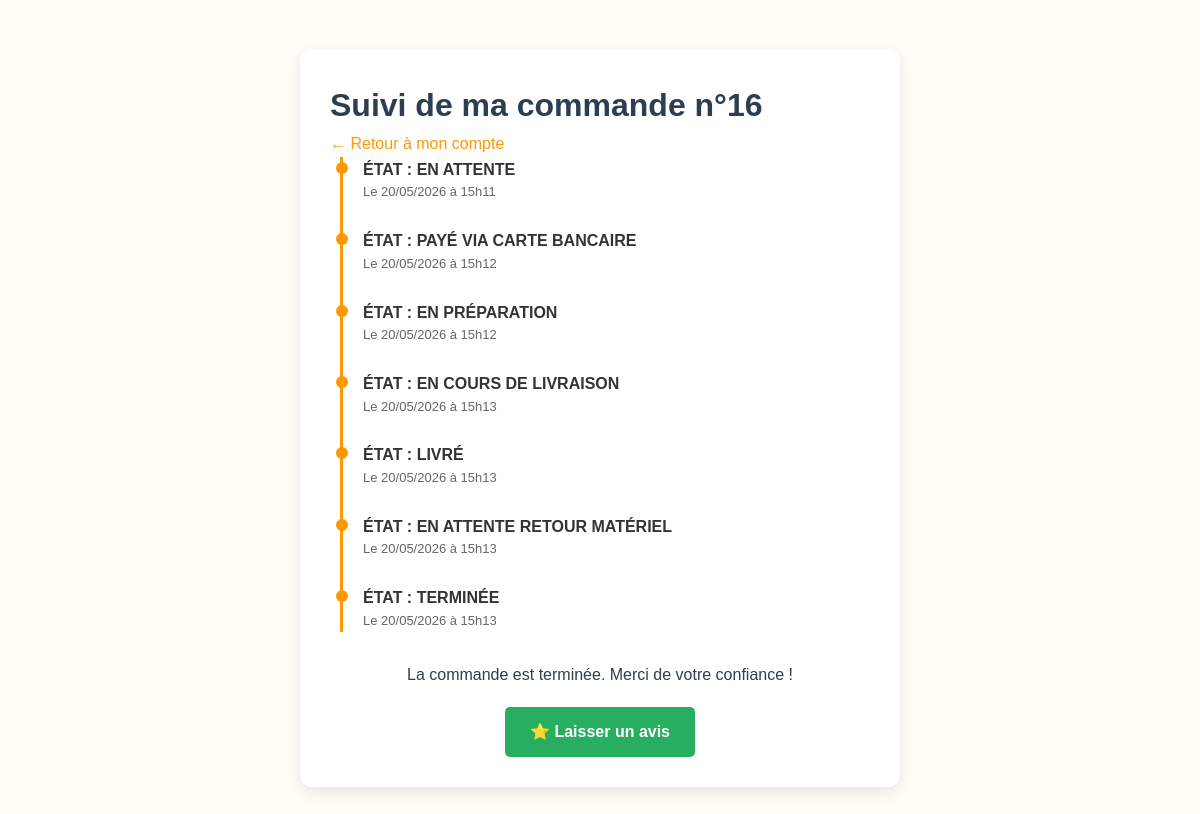
Page /suivi-commande.php?id=16 (signed in) on the committed database.
### tables this page shows
CREATE TABLE `historique_statuts` (
  `id` int(11) NOT NULL,
  `id_reservation` int(11) NOT NULL,
  `statut` varchar(100) NOT NULL,
  `date_modification` datetime NOT NULL
);

### suivi-commande.php (the view, shortened to what this page needs)
<?php
require_once('config.php');
$reservation_id = intval($_GET['id']);
$history_query = mysqli_query($conn, "SELECT * FROM historique_statuts WHERE id_reservation = $reservation_id ORDER BY date_modification ASC");
$dernier_statut_query = mysqli_query($conn, "SELECT statut FROM historique_statuts WHERE id_reservation = $reservation_id ORDER BY date_modification DESC LIMIT 1");
$dernier_statut = mysqli_fetch_assoc($dernier_statut_query)['statut'];
?>
<!DOCTYPE html>
<html lang="fr">
<head>
    <link rel="stylesheet" href="css/style.css">
</head>
<body>
    <div class="tracking-container">
        <h1>Suivi de ma commande n°<?php echo $reservation_id; ?></h1>
        <p><a href="mon-compte.php" style="color: #ff9800; text-decoration: none;">← Retour à mon compte</a></p>
        <ul class="timeline">
            <?php while($step = mysqli_fetch_assoc($history_query)): ?>
                <li class="timeline-item">
                    <div class="status-title">État : <?php echo htmlspecialchars($step['statut']); ?></div>
                    <div class="status-date">Le <?php echo date('d/m/Y à H\hi', strtotime($step['date_modification'])); ?></div>
                </li>
            <?php endwhile; ?>
        </ul>
        <?php if ($dernier_statut === 'Terminée'): ?>
            <div style="text-align: center; margin-top: 30px;">
                <p>La commande est terminée. Merci de votre confiance !</p>
                <a href="laisser-avis.php?id=<?php echo $reservation_id; ?>" class="btn-avis">⭐ Laisser un avis</a>
            </div>
        <?php endif; ?>
    </div>
</body>
</html>

### css/style.css (style rules this page uses)
:root { --bordeaux: #800000; --orange: #E67E22; --creme: #FFFDF5; --charbon: #2C3E50; --blanc: #FFFFFF; --gris-fond: #F9F9F9; --gris-clair: #E0E0E0; }
* { margin: 0; padding: 0; box-sizing: border-box; }
body { font-family: 'Lato', sans-serif; background-color: var(--creme); color: var(--charbon); line-height: 1.6; }

### suivi-commande.php (style rules this page uses)
.tracking-container { max-width: 600px; margin: 50px auto; background: white; padding: 30px; border-radius: 12px; box-shadow: 0 5px 15px rgba(0,0,0,0.1); font-family: sans-serif; }
.timeline { border-left: 3px solid #ff9800; padding-left: 20px; margin-left: 10px; list-style: none; }
.timeline-item { margin-bottom: 25px; position: relative; }
.timeline-item::before { content: ''; position: absolute; left: -27px; top: 5px; background: #ff9800; width: 12px; height: 12px; border-radius: 50%; }
.status-title { font-weight: bold; color: #333; font-size: 16px; text-transform: uppercase; }
.status-date { color: #666; font-size: 13px; }
.btn-avis { display: inline-block; margin-top: 20px; padding: 12px 25px; background: #27ae60; color: white; text-decoration: none; border-radius: 5px; font-weight: bold; }

### rows in the picture
historique_statuts: statut "EN ATTENTE", date_modification "20/05/2026 à 15h11"
historique_statuts: statut "PAYÉ VIA CARTE BANCAIRE", date_modification "20/05/2026 à 15h12"
historique_statuts: statut "EN PRÉPARATION", date_modification "20/05/2026 à 15h12"
historique_statuts: statut "EN COURS DE LIVRAISON", date_modification "20/05/2026 à 15h13"
historique_statuts: statut "LIVRÉ", date_modification "20/05/2026 à 15h13"
historique_statuts: statut "EN ATTENTE RETOUR MATÉRIEL", date_modification "20/05/2026 à 15h13"
historique_statuts: statut "TERMINÉE", date_modification "20/05/2026 à 15h13"

### other values in the picture
$reservation_id "16"
